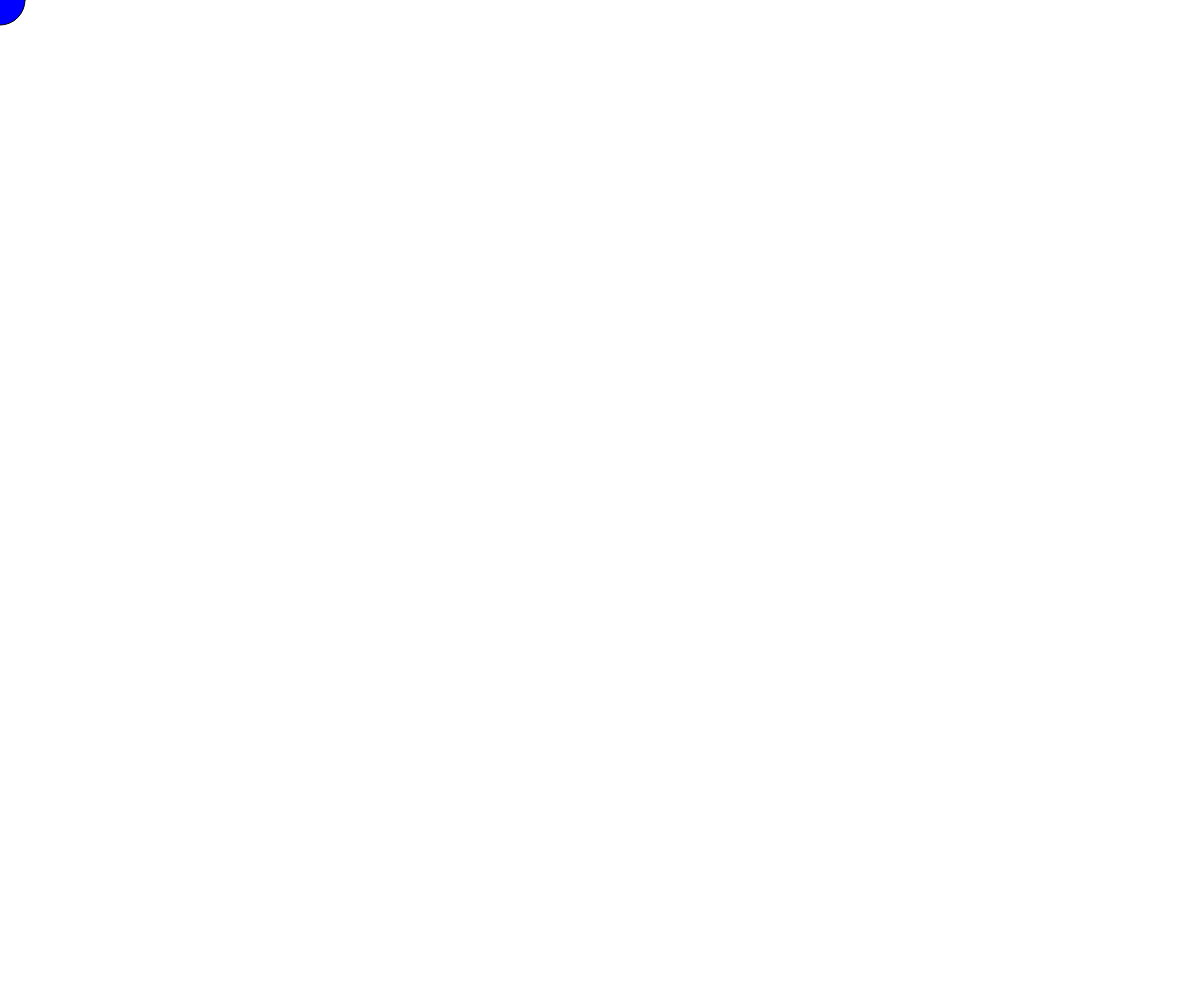
Frame 1 (no input)
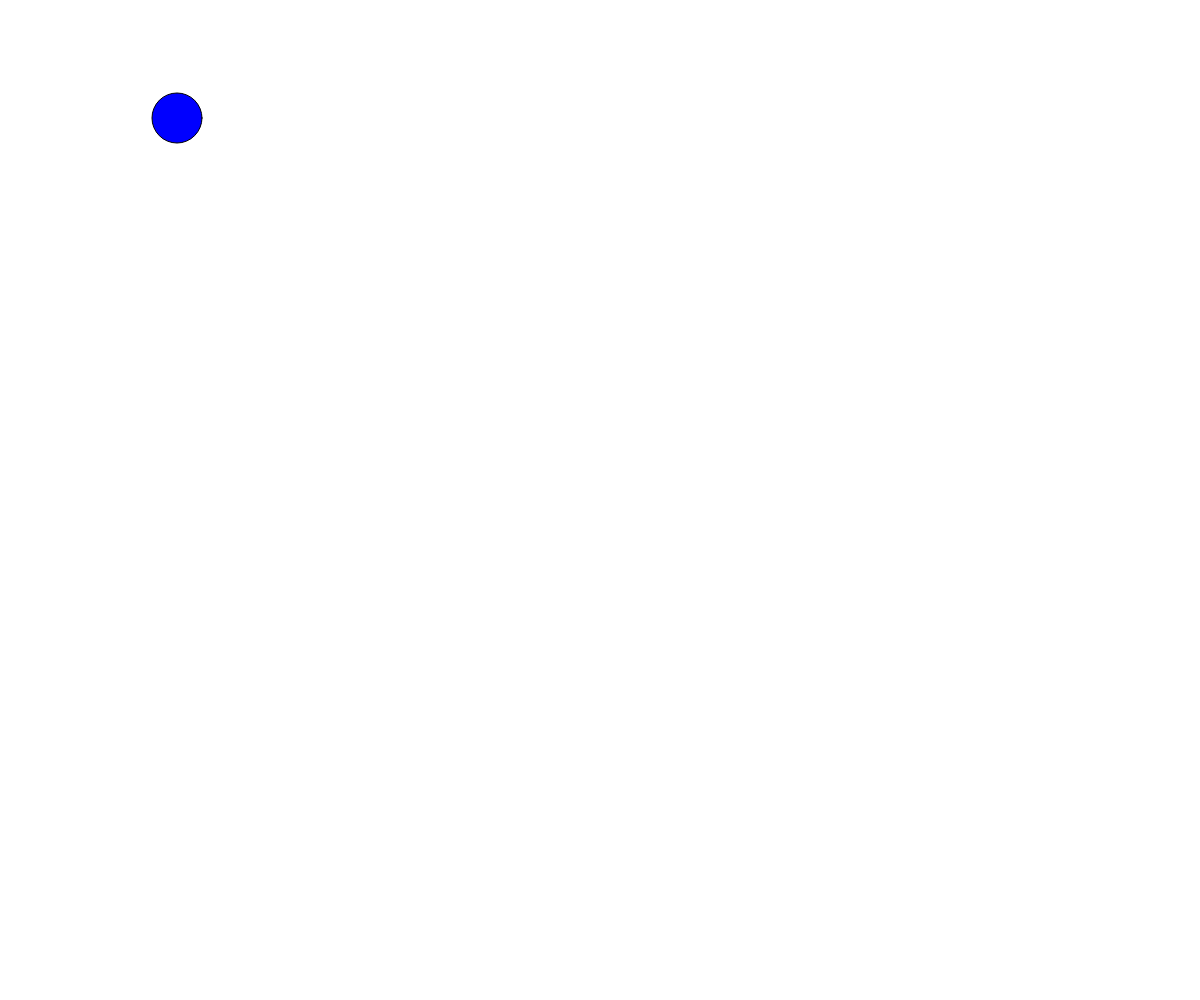
Frame 60 (no input)
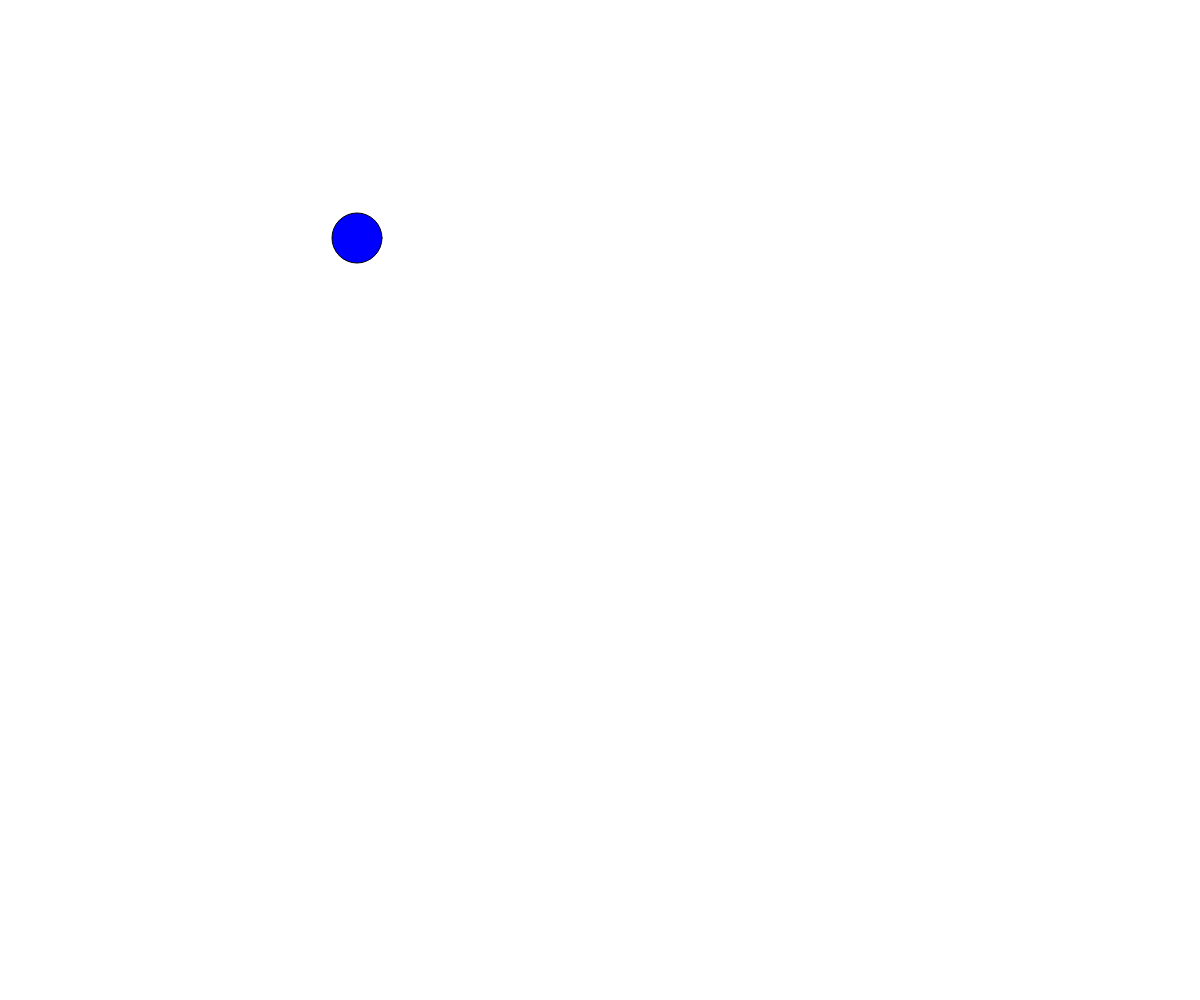
Frame 120 (the mouse pressed at the canvas centre since frame 60)

The p5.js sketch that drew these frames (run headless with seeded random() and noise() and a simulated clock; from frame 60 on, the mouse is pressed at the canvas centre):

// p5.js sketch
// ── sketch.js
var x = 0;
var y = 0;
var xspeed = 3;
var yspeed = 2;

function setup() {
	createCanvas (windowWidth, windowHeight)
}

function draw() {
	background (255);
	fill (0, 0, 255);
	ellipse (x, y, 50, 50);
	x = x + xspeed;
	y = y + yspeed;
	if (x > width) {
		xspeed *= -1;
	}
	if (y > height) {
		yspeed *= -1;
	}
	if (x < 0) {
		xspeed *= -1;
	}
	if (y < 0) {
		yspeed *= -1;
	}

}
